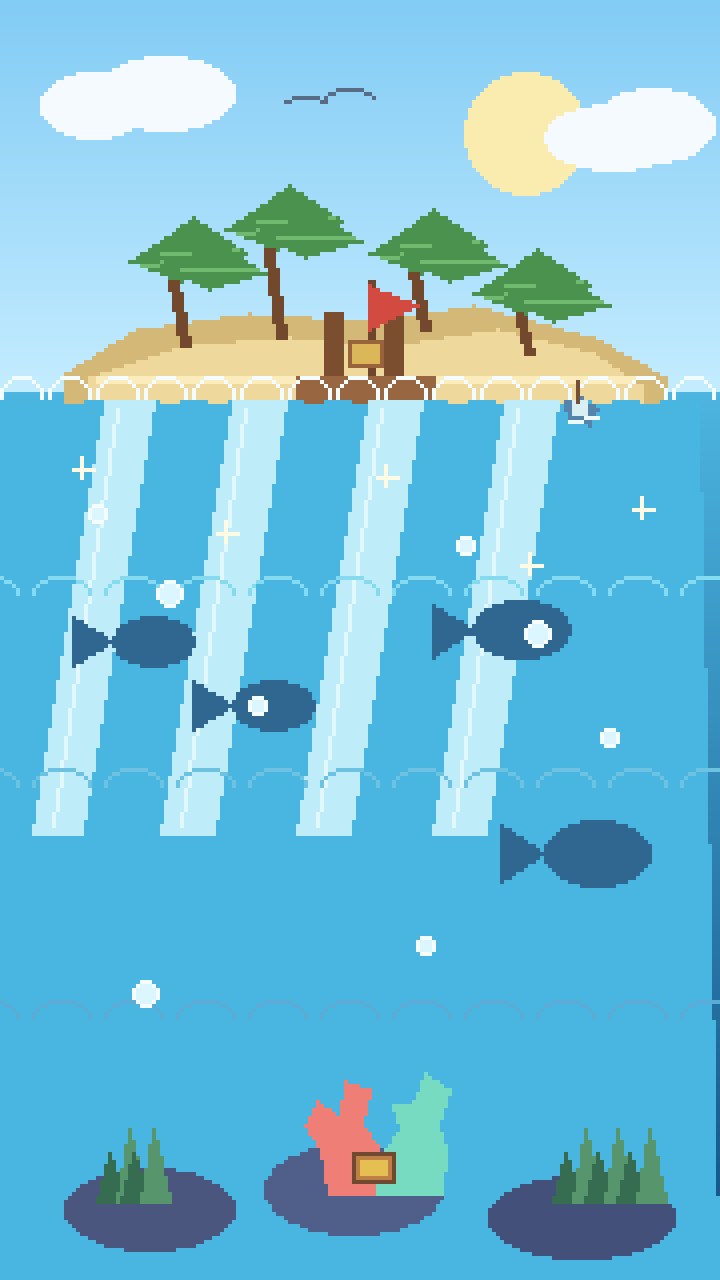
#> input picture assets/images/bg_treasure_island.png, 720 x 1280 px
$ python -i process_ai_assets.py   (imports and definitions only)
#> lines starting #> are read from the running program, lines starting #| are printed output that depends on the picture
#> in process_and_save, img is the input picture: PIL image 720x1280 RGBA; mean R, G, B, A 116.1, 190.8, 216.6, 254.1
import os
from PIL import Image

def remove_green_screen(img, tolerance=30):
#> called with tolerance = 30
    img = img.convert("RGBA")
    datas = img.getdata()
    newData = []

    for item in datas:
        r, g, b, a = item
        greenness = int(g) - max(int(r), int(b))
        if greenness > tolerance:
            alpha = max(0, 255 - (greenness - tolerance) * 5)
            # Desaturate the green part so the fringe isn't green
            new_g = min(g, max(r, b))
            newData.append((r, new_g, b, alpha))
        else:
            newData.append(item)
#> after the loop, newData = 921600 items
    img.putdata(newData)
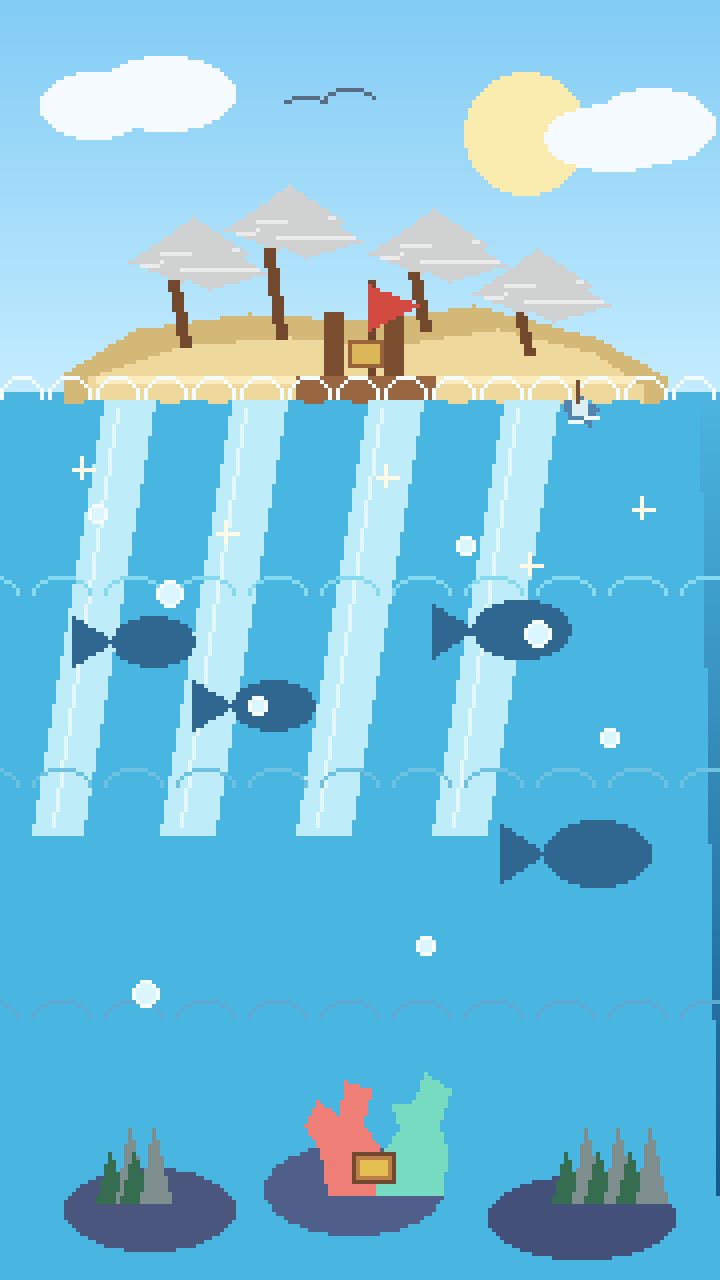
#> img: PIL image 720x1280 RGBA; mean R, G, B, A 116.1, 189, 216.6, 249.5; transparent parts drawn white
    return img

def process_and_save(src_path, dest_name, size=None, remove_green=True):
    img = Image.open(src_path).convert("RGBA")

    if remove_green:
        img = remove_green_screen(img, tolerance=30)

    if size:
        img = img.resize(size, Image.Resampling.LANCZOS)

    # Quantize to 256 colors for RGBA to save space but keep quality
    img_quant = img.quantize(colors=256, method=Image.Quantize.FASTOCTREE)
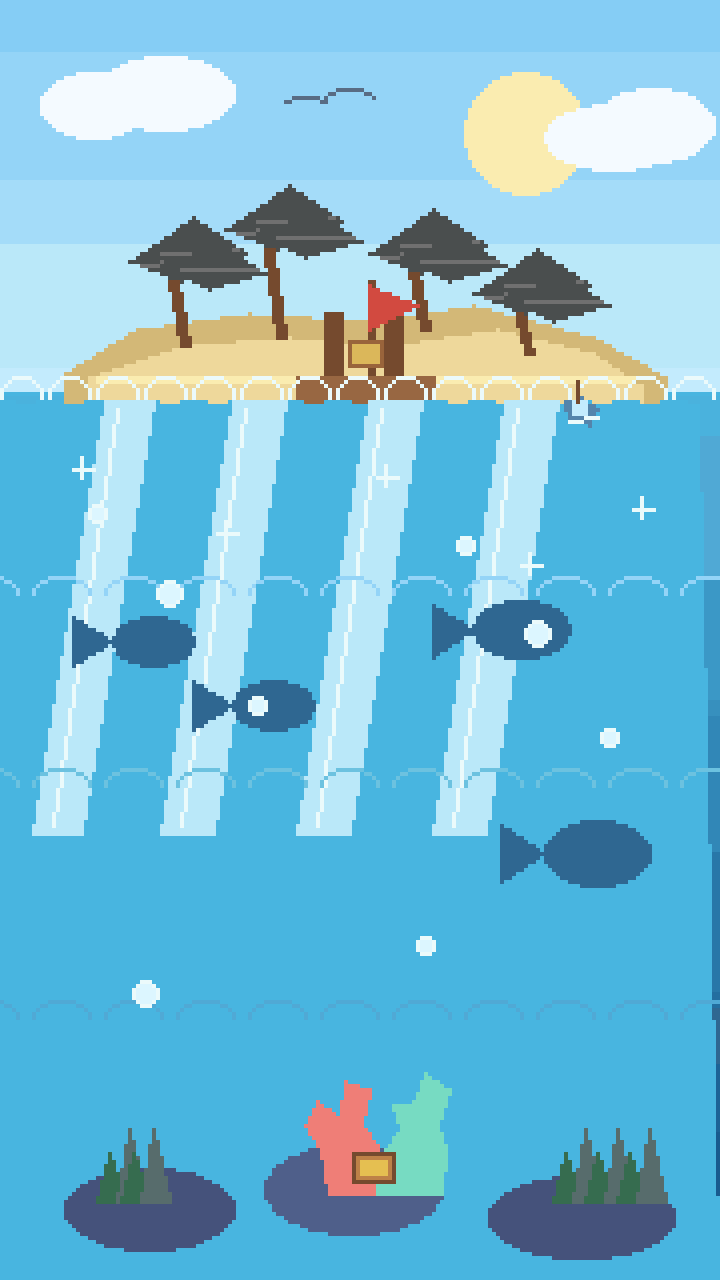
#> img_quant: PIL image 720x1280 P; mean R, G, B 116, 188.2, 216.4

    dest_path = os.path.join("assets/images", dest_name)
    os.makedirs(os.path.dirname(dest_path), exist_ok=True)
    img_quant.save(dest_path, optimize=True)

    fs = os.path.getsize(dest_path) / 1024
    if fs < 10 or fs > 70:
        if fs < 10:
            # if too small, save without palette reduction
            img.save(dest_path, optimize=False)
        else:
            # if too large, quantize to 128 colors
            img_quant = img.quantize(colors=128, method=Image.Quantize.FASTOCTREE)
            img_quant.save(dest_path, optimize=True)
            fs_new = os.path.getsize(dest_path) / 1024
            if fs_new > 70:
                img_quant = img.quantize(colors=64, method=Image.Quantize.FASTOCTREE)
                img_quant.save(dest_path, optimize=True)

    final_fs = os.path.getsize(dest_path) / 1024
    print(f"Saved {dest_name} ({img.size[0]}x{img.size[1]}) - Final Size: {final_fs:.1f} KB")
#| Saved out.png (720x1280) - Final Size: 14.5 KB

files = {
    "bg_treasure_island.png": (r"C:\Users\QuIC\.gemini\antigravity\brain\624e53ac-2324-4bb3-9fe6-5dace2071ac6\bg_treasure_island_1773316174380.png", (720, 1280), False),
    "background_topdown.png": (r"C:\Users\QuIC\.gemini\antigravity\brain\624e53ac-2324-4bb3-9fe6-5dace2071ac6\bg_topdown_1773316189875.png", (512, 512), False),
    "decor_bubble_fountain.png": (r"C:\Users\QuIC\.gemini\antigravity\brain\624e53ac-2324-4bb3-9fe6-5dace2071ac6\decor_bubble_1773316205966.png", (512, 512), True),
    "decor_coral_garden.png": (r"C:\Users\QuIC\.gemini\antigravity\brain\624e53ac-2324-4bb3-9fe6-5dace2071ac6\decor_coral_1773316225641.png", (512, 512), True),
    "decor_kelp_arch.png": (r"C:\Users\QuIC\.gemini\antigravity\brain\624e53ac-2324-4bb3-9fe6-5dace2071ac6\decor_kelp_1773316244421.png", (512, 512), True),
    "decor_moon_rocks.png": (r"C:\Users\QuIC\.gemini\antigravity\brain\624e53ac-2324-4bb3-9fe6-5dace2071ac6\decor_moon_1773316265235.png", (512, 512), True),
    "decor_shell_bed.png": (r"C:\Users\QuIC\.gemini\antigravity\brain\624e53ac-2324-4bb3-9fe6-5dace2071ac6\decor_shell_1773316282655.png", (512, 512), True),
    "decor_treasure_castle.png": (r"C:\Users\QuIC\.gemini\antigravity\brain\624e53ac-2324-4bb3-9fe6-5dace2071ac6\decor_castle_1773316299757.png", (512, 512), True),
    "fish.png": (r"C:\Users\QuIC\.gemini\antigravity\brain\624e53ac-2324-4bb3-9fe6-5dace2071ac6\toy_fish_1773316315123.png", (512, 512), True),
}

# [5 lines not run here, left out]

>>> result = process_and_save('assets/images/bg_treasure_island.png', 'out.png')

$ run again, on assets/images/bg_coast.png
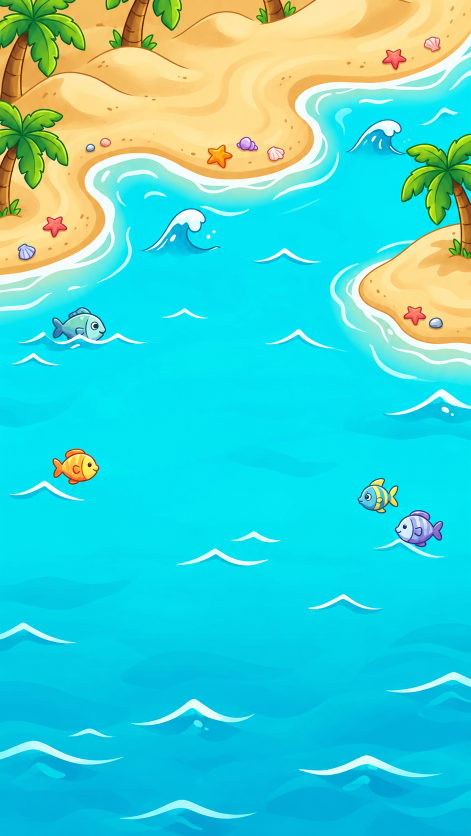
#> input picture assets/images/bg_coast.png, 941 x 1672 px (shown at 1/2 size)
#> the loop in remove_green_screen, `for item in datas:` made 1573352 passes
#> (item, r, g, b, greenness, alpha, new_g) on passes 1 to 8: ((61, 144, 55, 255), 61, 144, 55, 83, 0, 61), ((59, 152, 54, 255), 59, 152, 54, 93, 0, 59), ((64, 161, 51, 255), 64, 161, 51, 97, 0, 64), ((68, 165, 49, 255), 68, 165, 49, 97, 0, 68), ((74, 168, 48, 255), 74, 168, 48, 94, 0, 74), ((76, 172, 47, 255), 76, 172, 47, 96, 0, 76), ((78, 175, 46, 255), 78, 175, 46, 97, 0, 78), ((81, 175, 46, 255), 81, 175, 46, 94, 0, 81)
#> after the loop in remove_green_screen, `for item in datas:`: newData = 1573352 items
#> in remove_green_screen, `img.putdata(newData)`:
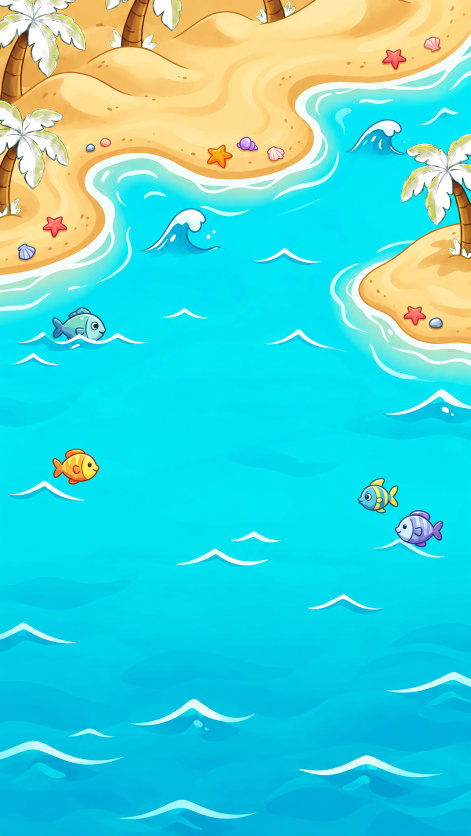
#> img: PIL image 941x1672 RGBA (shown at 1/2 size); mean R, G, B, A 65.5, 208.4, 206.7, 248.8; transparent parts drawn white
#> in process_and_save, `img_quant = img.quantize(colors=64, method=Image.Quantize.FASTOCTREE)`:
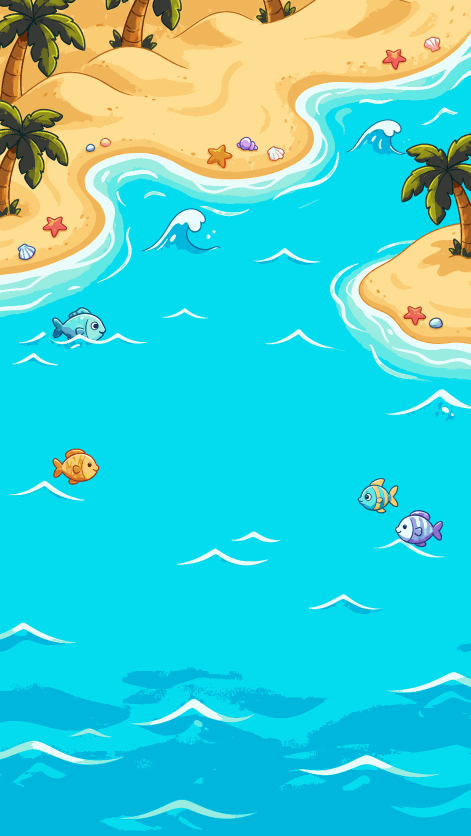
#> img_quant: PIL image 941x1672 P (shown at 1/2 size); mean R, G, B 65.1, 207.9, 206.4
#| Saved out.png (941x1672) - Final Size: 64.5 KB
